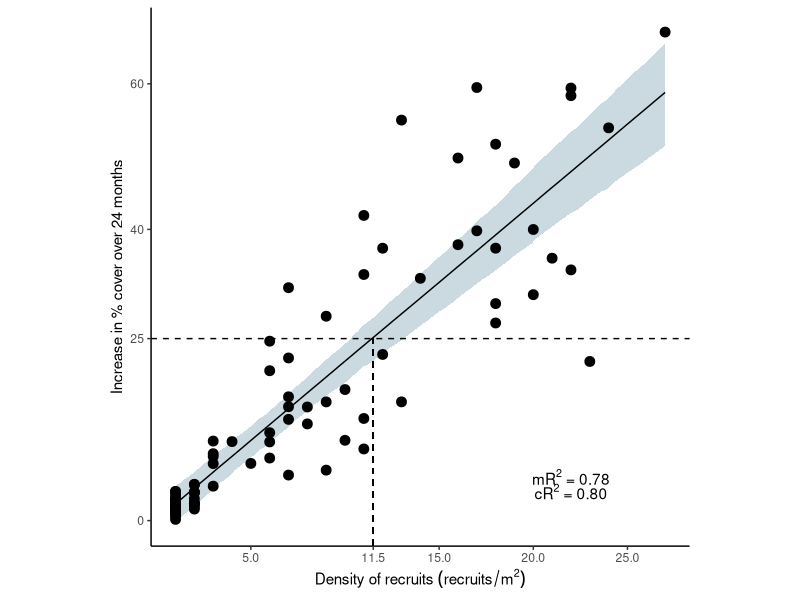
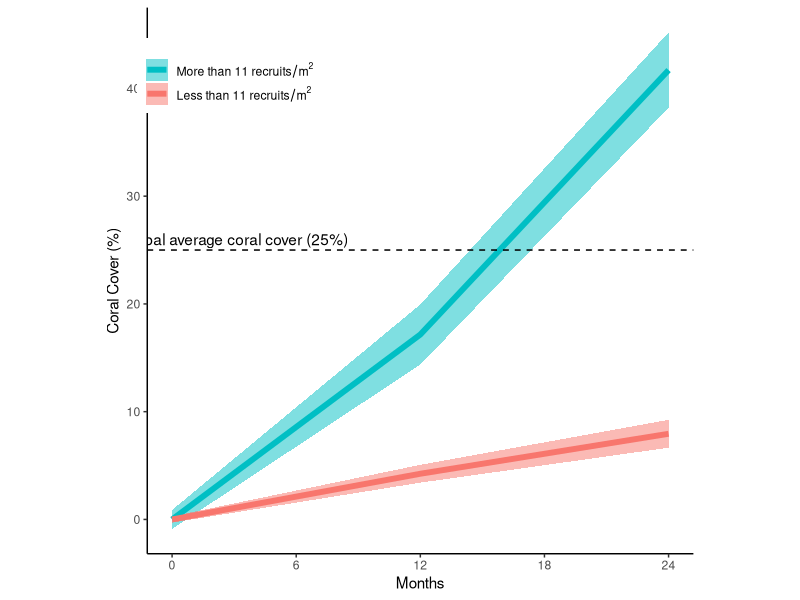
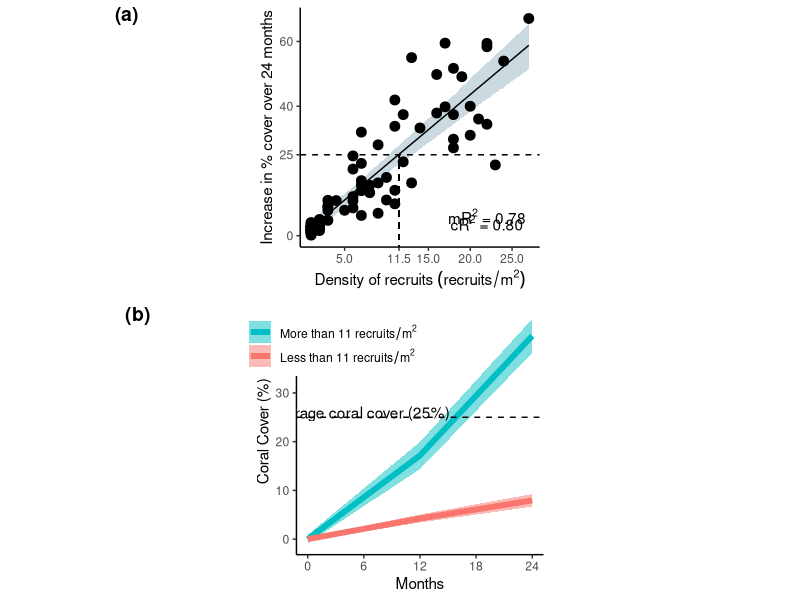

R code for these plots, in order:
## ---- chunk 1
library(ggplot2)
library(ggpubr)

# Reads in all the files
data2a <- read.csv(file = "Data_Fig2a.csv", header = TRUE,  sep = ",")
data2a

data2b <- read.csv(file = "Data_Fig2b.csv", header = TRUE,  sep = ",")
data2b

data2cover <- read.csv(file = "Data_Fig2_Cover_Diff.csv", header = TRUE,  sep = ",")


## ---- chunk 2
# Plot for figure 2a
plot2a <- ggplot(data2a) +
   geom_ribbon(
      aes(
         x = n_recruit, 
         ymin = lower.HPD, 
         ymax = upper.HPD
         ), 
      fill = "#CADAE0"
   ) +
   geom_line(aes(x = n_recruit, y = emmean)) +
   geom_point(data = data2cover, aes(x = n_recruit, y = Diff_cover), size = 3) + 
   labs(
      x = expression(Density~of~recruits~(recruits/m^2)),
      y = "Increase in % cover over 24 months"
   ) + 
   scale_x_continuous(breaks = c(5, 11.5, 15, 20, 25)) +
   scale_y_continuous(breaks = c(0, 25, 40, 60)) +
   geom_hline(yintercept = 25, linetype = 2) +
   geom_segment(x = 11.5, xend = 11.5, y = -5, yend = 25, linetype = 2) + 
   theme_classic() +
   theme(
      aspect.ratio = 1
   ) +
   annotate("text", x = 22, y = 6, label = expression(mR^2~"= 0.78")) +
   annotate("text", x = 22, y = 4, label = expression(cR^2~"= 0.80"))

plot2a


## ---- chunk 3
# Plot for figure 2b
plot2b <- ggplot(data2b) +
   geom_ribbon(
      aes(
         x = Month,
         ymin = CoverNew - se,
         ymax = CoverNew + se,
         group = Density_cate,
         fill = rev(Density_cate)
      ),
      alpha = 0.5
   ) +
   geom_line(
      aes(
         x = Month, 
         y = CoverNew, 
         group = Density_cate, 
         color = rev(Density_cate),
      ), 
      size = 2
   ) + 
   guides(
      color = guide_legend(reverse=TRUE),
      fill = guide_legend(reverse=TRUE)
   ) +
   labs(
      x = "Months",
      y = "Coral Cover (%)",
   ) +
   scale_color_discrete(
      name = element_blank(),
      labels = c(
         expression(Less~than~11~recruits/m^2), 
         expression(More~than~11~recruits/m^2)
      )
   ) +
   scale_fill_discrete(
      name = element_blank(),
      labels = c(
         expression(Less~than~11~recruits/m^2), 
         expression(More~than~11~recruits/m^2)
      )
   ) +
   scale_x_continuous(breaks = c(0, 6, 12, 18, 24)) +
   scale_y_continuous(breaks = c(0, 10, 20, 30, 40)) +
   geom_hline(yintercept = 25, linetype = 2) +
   theme_classic() +
   theme(
      aspect.ratio = 1,
      legend.position = c(0.15, 0.875)
   ) +
   annotate("text", x = 3, y = 26, label = "Global average coral cover (25%)")

plot2b
## ---- chunk 4
# puts the plots together
ggarrange(plot2a,                                               
          plot2b, 
          nrow = 2,
          hjust = -5,
          labels = c("(a)", "(b)")                     
          ) 


